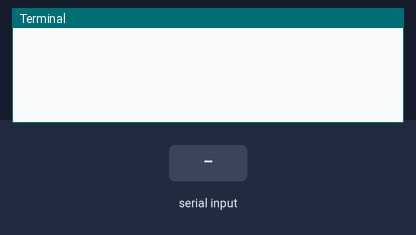
The program below on a simulated Raspberry Pi (BCM pin numbers). On the bench: the last lines printed to the terminal. The test bench sets the inputs (shaded band). The camera gives no picture and a still takes 0.5 s; web requests get an empty 200 reply after 0.4 s.

Above: at 1.2 s.
1.3 s: "0\n" received over the second serial link
At 1.9 s:
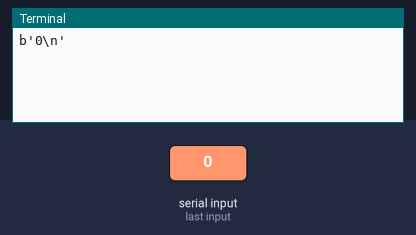
2.8 s: "1\n" received over the second serial link
At 4.0 s:
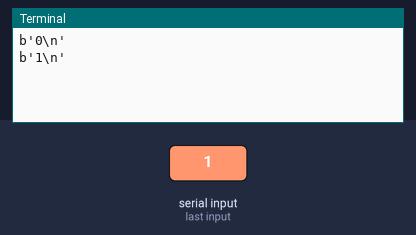
4.3 s: "2\n" received over the second serial link
At 5.4 s:
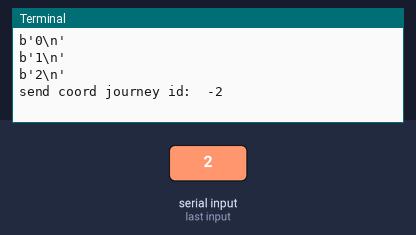
5.8 s: "2\n" received over the second serial link
At 6.8 s:
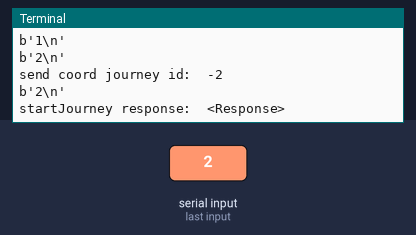
Timing chart, 0 to 8.7 s (numbered marks = the images above; inputs shaded):
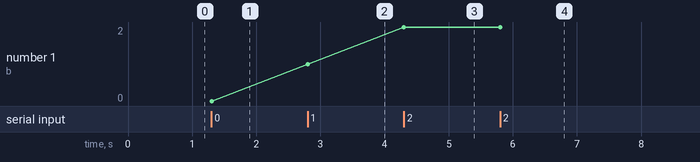

The program:

Backend_communication.py
```python
#!/usr/bin/env python3
import serial
import time
import requests
from picamera import PiCamera
from time import sleep
import json

ser = serial.Serial('/dev/ttyUSB0', 9600)
ser.flush()
ser.reset_input_buffer()
camera = PiCamera()
journeyId = -2
mowerId = 2
coordinateId = -4
baseURL = 'http://ec2-16-170-167-138.eu-north-1.compute.amazonaws.com/api/v1'

def takePicture(camera):
    camera.resolution = (1080, 768)
    camera.start_preview()
    sleep(1)
    camera.capture('/home/pi/Desktop/image.png')
    camera.stop_preview()

    fileName = 'image.png'
    filePath = '/home/pi/Desktop/image.png'
    obstacleImg =[('image',(fileName,open(filePath,'rb'),'image/png'))]

    return obstacleImg

def obstacleDetected(camera, x, y):
    sendCoordinate(x, y)
    url = baseURL + '/events'
    payload = {'coordinate_id': coordinateId, 'event_type': 'Obstacle', 'mower_id': mowerId}
    files = takePicture(camera)

    response = requests.request("POST", url, data=payload, files=files)
    print("obstacle detected response: ", response)

def sendCoordinate(x, y):
    global coordinateId
    print("send coord journey id: ", journeyId)
    url = baseURL + '/coordinates'
    payload = json.dumps({
      "x": x,
      "y": y,
      "journey_id": journeyId
    })
    headers = {
      'Content-Type': 'application/json'
    }

    response = requests.request("POST", url, headers=headers, data=payload)
    print("send coordinate response: ", response)
    data = response.json()
    coordinateId = data["coordinate_id"]
    print("coord id: ", coordinateId)

def startJourney():
    global journeyId
    url = baseURL + '/journeys/start-journey'

    payload = json.dumps({
      "mower_id": mowerId
    })

    headers = {
      'Content-Type': 'application/json'
    }

    response = requests.request("POST", url, headers=headers, data=payload)
    print("startJourney response: ", response)
    data = response.json()
    journeyId = data["journey_id"]
    print("journey id: ", journeyId)

def stopJourney(x, y):
    url = baseURL + '/journeys/stop-journey'

    payload = json.dumps({
      "journey_id": journeyId,
      "x": x,
      "y": y
    })
    headers = {
      'Content-Type': 'application/json'
    }

    response = requests.request("PUT", url, headers=headers, data=payload)
    print("stopJourney response")

while True:
    cmd = ser.readline()
    print(cmd)
    try:
        cmdAsInt = int(cmd)
        if cmdAsInt == 0:
            x = ser.readline()
            print(x)
            y = ser.readline()
            print(y)
            obstacleDetected(camera, x, y)
        elif cmdAsInt == 1:
            x = ser.readline()
            print(x)
            y = ser.readline()
            print(y)
            sendCoordinate(x, y)
        elif cmdAsInt == 2:
            startJourney()
        elif cmdAsInt == 3:
            x = ser.readline()
            print(x)
            y = ser.readline()
            print(y)
            stopJourney(x, y)
    except KeyboardInterrupt:
	    print("Backend communication going down")
        break
    except:
        pass
```

Measured:
- after the input at 1.3 s, the terminal: prints a new line at once (image 1)
- after the input at 2.8 s, the terminal: prints a new line at once (image 2)
- after the input at 4.3 s, the terminal: prints a new line at once (image 3)
- after the input at 5.8 s, the terminal: prints a new line after 0.40 s (image 4)
- plotted number 1: 0 → 1 after the input at 2.8 s, 1 → 2 after the input at 4.3 s
